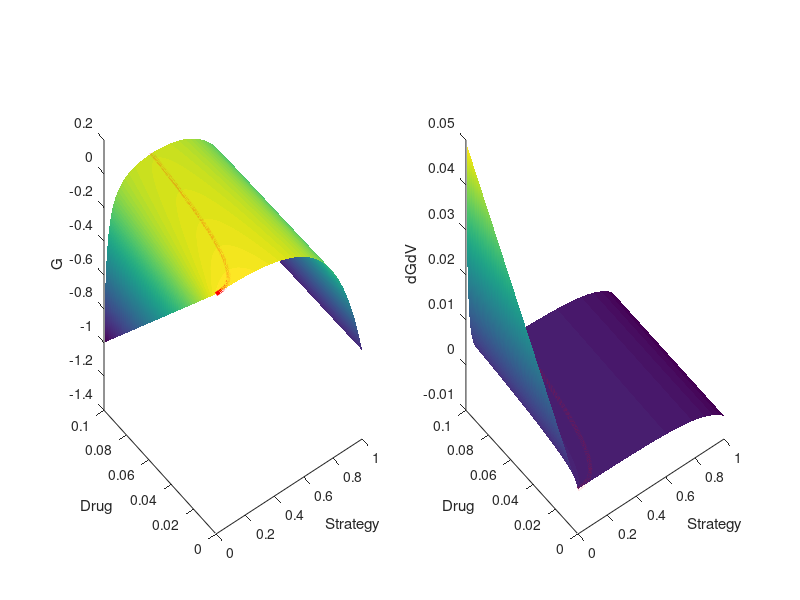

The MATLAB script that drew this image:
%Plot Fitness curves - G as a function of dose m and resist strat v, for 1
%set of coefficients at a time

%Coefficients
v = linspace(0,1,1001);     %Strategies to plot
m = linspace(0,0.1,1001);    %Drug levels to plot
o = 0.2;                      %Cost of resistance^2
k_max = 200;                %Max K
r = 0.1;                    %Base growth rate coefficient
E = 0.2;                    %Benefit level     %Somehow shifts all G up?
x = 200;                    %Total population
alpha = 0.1;                  %Coeff for impact of G
b = 5;                      %Coeff for impact of strat

[V,M] = meshgrid(v,m);
%Carrying capacity as a function of strategy
K = k_max.*exp(-V.*V/(2*o));

%Intermediate, unadjusted G
G = r.*(1 - ((1-E).*x)./K);

%surf(V,M,G) If you want to look at G before mu is added

%Drug kill as a linear function of G
D = alpha*(1-G); %DON'T LET THIS BE NEGATIVE
%Drug kill as a down-curve of G
%D = alpha/G;    %DON'T LET THIS BE INF

mu = M./(D + b.*V);

%Final G
G = G - mu;

%Find best strategy
[zBestStrat, bestStratInd] = max(G,[],2);

yBestStrat = m;
xBestStrat = v(bestStratInd);


%Calculate dGdV
dGdV = gradient(G);

figure;
%Plot G
subplot(1,2,1)
hold on
surf(V,M,G)
view(3)
shading interp

plot3(xBestStrat, yBestStrat, zBestStrat,'r','lineWidth',3)
xlabel('Strategy')
ylabel('Drug')
zlabel('G')

%Plot dGdV
subplot(1,2,2)
hold on
surf(V,M,dGdV)
view(3)
shading interp
contour(V,M,dGdV,[0 0],'r','lineWidth',3)

xlabel('Strategy')
ylabel('Drug')
zlabel('dGdV')